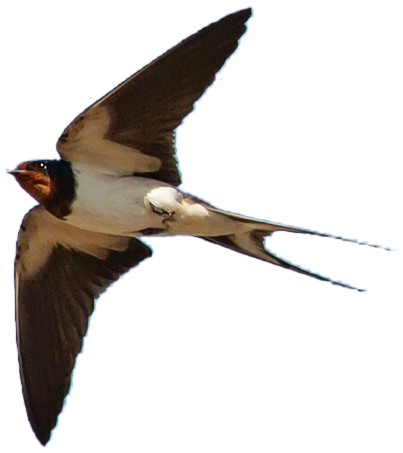
#> input picture docs/prototypes/frames/swallow_real.png, 403 x 453 px
$ python -i process_photo.py   (imports and definitions only)
#> lines starting #> are read from the running program, lines starting #| are printed output that depends on the picture
#!/usr/bin/env python
"""
無地の青空背景のツバメ写真から背景を抜いて、透過 PNG の切り抜きを作る.

使い方:
    python process_photo.py "<入力画像>" [出力PNG]

青空は「青みが強い(b が r,g より明確に大きい)」画素として判定し、
エッジは blueMetric の連続値で半透明にしてギザギザを抑える。
最後にツバメの外接矩形でトリミングして保存する。
"""
import sys
import os
from PIL import Image, ImageFilter

LO, HI = 14, 40   # blueMetric: <=LO を鳥(不透明) / >=HI を空(透明) として線形補間


def key_out(src_path, out_path):
#> called with src_path = 'frames/swallow_real.png', out_path = 'out.png'
    im = Image.open(src_path).convert("RGB")
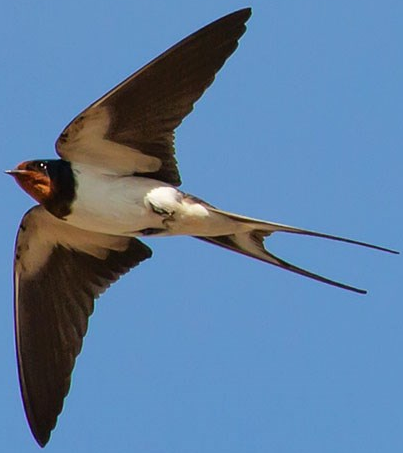
#> im: PIL image 403x453 RGB; mean R, G, B 93.9, 127.2, 163
    w, h = im.size
#> w = 403; h = 453
    px = im.load()
    out = Image.new("RGBA", (w, h), (0, 0, 0, 0))
#> out: PIL image 403x453 RGBA; every value is 0
    op = out.load()

    minx, miny, maxx, maxy = w, h, 0, 0
#> minx = 403; miny = 453; maxx = 0; maxy = 0
    for y in range(h):
        for x in range(w):
            r, g, b = px[x, y]
            blue = b - max(r, g)               # 空ほど大きい
            if blue >= HI:
                a = 0
            elif blue <= LO:
                a = 255
            else:
                a = int(255 * (HI - blue) / (HI - LO))
            op[x, y] = (r, g, b, a)
            if a > 24:
                if x < minx: minx = x
                if y < miny: miny = y
                if x > maxx: maxx = x
                if y > maxy: maxy = y
#> after the loop, maxx = 397; maxy = 447; minx = 6; miny = 6

    # 縁をわずかにぼかしてフリンジを馴染ませる
    alpha = out.getchannel("A").filter(ImageFilter.GaussianBlur(0.6))
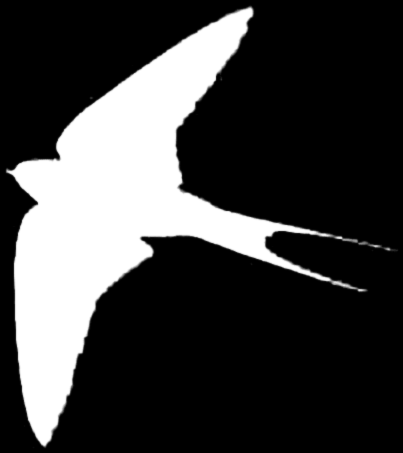
#> alpha: PIL image 403x453 L; min 0, max 255, mean 61.8
    out.putalpha(alpha)
#> out is the input picture: PIL image 403x453 RGBA; mean R, G, B, A 93.9, 127.2, 163, 61.8

    # 外接矩形でトリム（少し余白）
    pad = 6
    box = (max(0, minx - pad), max(0, miny - pad),
           min(w, maxx + pad), min(h, maxy + pad))
#> box = (0, 0, 403, 453)
    cropped = out.crop(box)
    cropped.save(out_path)
    print(f"src {w}x{h} -> bird box {box} -> {cropped.size} saved {out_path}")
#| src 403x453 -> bird box (0, 0, 403, 453) -> (403, 453) saved out.png


# [6 lines not run here, left out]

>>> result = key_out('frames/swallow_real.png', 'out.png')

$ run again, on docs/prototypes/frames/swallow_00.png
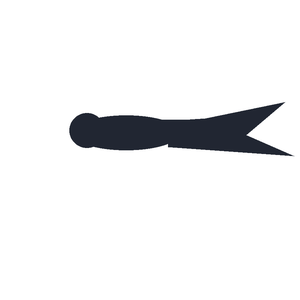
#> input picture docs/prototypes/frames/swallow_00.png, 300 x 300 px
#> in key_out, `im = Image.open(src_path).convert("RGB")`:
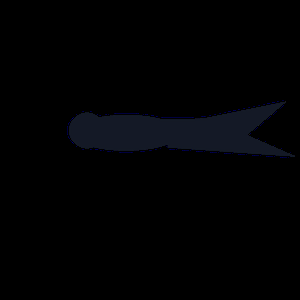
#> im: PIL image 300x300 RGB; mean R, G, B 1.5, 1.9, 3.2
#> after the loop in key_out, `for y in range(h):`: maxx = 299; minx = 0
#> in key_out, `alpha = out.getchannel("A").filter(ImageFilter.GaussianBlur(0.6))`:
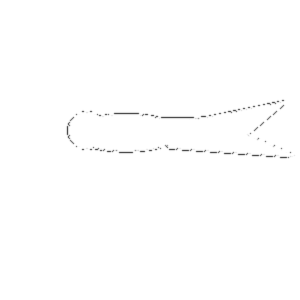
#> alpha: PIL image 300x300 L; min 77, max 255, mean 254.1
#> box = (0, 0, 300, 300)
#| src 300x300 -> bird box (0, 0, 300, 300) -> (300, 300) saved out.png
